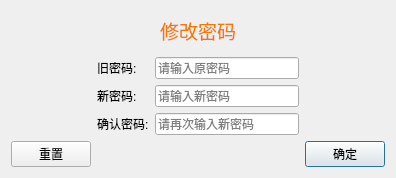
<?xml version="1.0" encoding="UTF-8"?>
<ui version="4.0">
 <class>resetAdminDialog</class>
 <widget class="QDialog" name="resetAdminDialog">
  <property name="geometry">
   <rect>
    <x>0</x>
    <y>0</y>
    <width>396</width>
    <height>178</height>
   </rect>
  </property>
  <property name="windowTitle">
   <string>Dialog</string>
  </property>
  <layout class="QGridLayout" name="gridLayout">
   <item row="1" column="2">
    <widget class="QLineEdit" name="oldpsw">
     <property name="echoMode">
      <enum>QLineEdit::Password</enum>
     </property>
     <property name="placeholderText">
      <string>请输入原密码</string>
     </property>
    </widget>
   </item>
   <item row="3" column="2">
    <widget class="QLineEdit" name="newpsd2">
     <property name="echoMode">
      <enum>QLineEdit::Password</enum>
     </property>
     <property name="placeholderText">
      <string>请再次输入新密码</string>
     </property>
    </widget>
   </item>
   <item row="2" column="2">
    <widget class="QLineEdit" name="newpsd">
     <property name="echoMode">
      <enum>QLineEdit::Password</enum>
     </property>
     <property name="placeholderText">
      <string>请输入新密码</string>
     </property>
    </widget>
   </item>
   <item row="1" column="1">
    <widget class="QLabel" name="label_2">
     <property name="text">
      <string>旧密码:</string>
     </property>
    </widget>
   </item>
   <item row="2" column="1">
    <widget class="QLabel" name="label_3">
     <property name="text">
      <string>新密码:</string>
     </property>
    </widget>
   </item>
   <item row="4" column="0">
    <widget class="QPushButton" name="pushButton_2">
     <property name="text">
      <string>重置</string>
     </property>
     <property name="autoDefault">
      <bool>false</bool>
     </property>
    </widget>
   </item>
   <item row="3" column="1">
    <widget class="QLabel" name="label_4">
     <property name="text">
      <string>确认密码:</string>
     </property>
    </widget>
   </item>
   <item row="4" column="3">
    <widget class="QPushButton" name="determine">
     <property name="text">
      <string>确定</string>
     </property>
     <property name="default">
      <bool>true</bool>
     </property>
    </widget>
   </item>
   <item row="0" column="0" colspan="4">
    <widget class="QLabel" name="label">
     <property name="text">
      <string>&lt;html&gt;&lt;head/&gt;&lt;body&gt;&lt;p align=&quot;center&quot;&gt;&lt;span style=&quot; font-size:14pt; color:#f57900;&quot;&gt;修改密码&lt;/span&gt;&lt;/p&gt;&lt;/body&gt;&lt;/html&gt;</string>
     </property>
    </widget>
   </item>
  </layout>
 </widget>
 <tabstops>
  <tabstop>oldpsw</tabstop>
  <tabstop>newpsd</tabstop>
  <tabstop>newpsd2</tabstop>
  <tabstop>determine</tabstop>
  <tabstop>pushButton_2</tabstop>
 </tabstops>
 <resources/>
 <connections/>
</ui>
